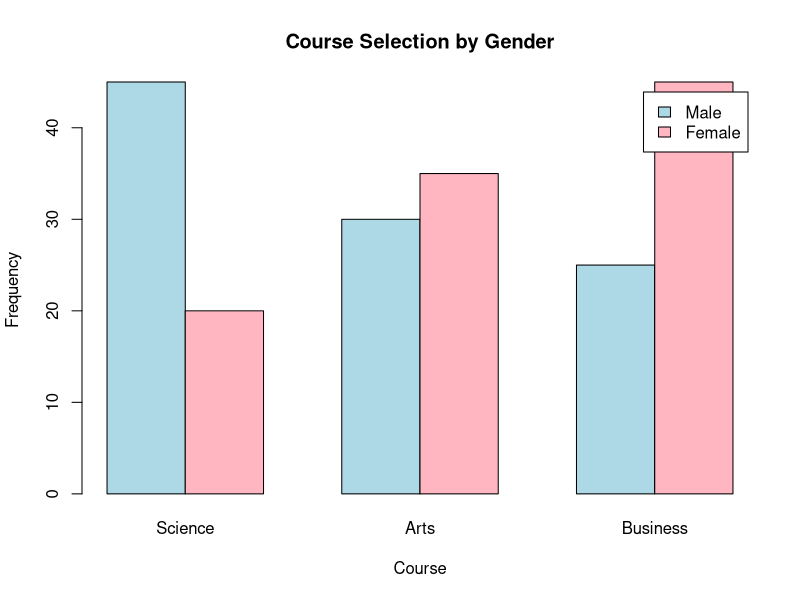
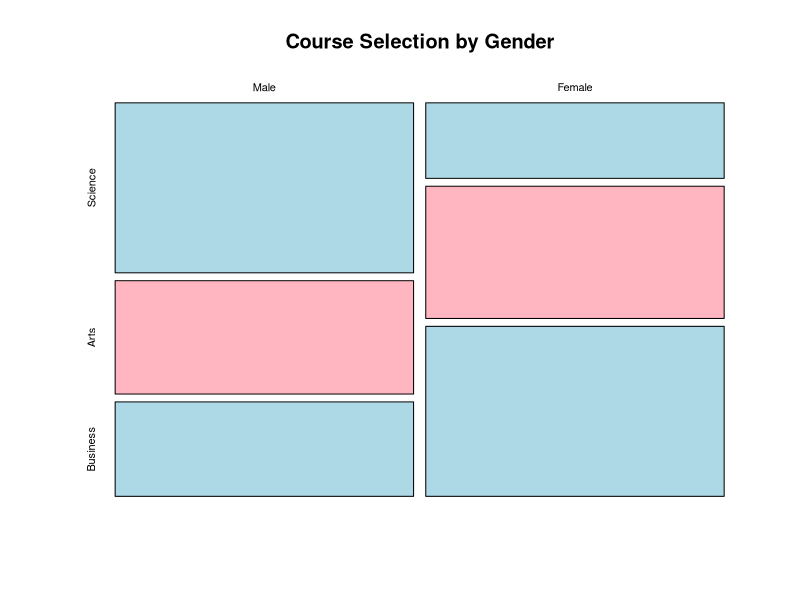
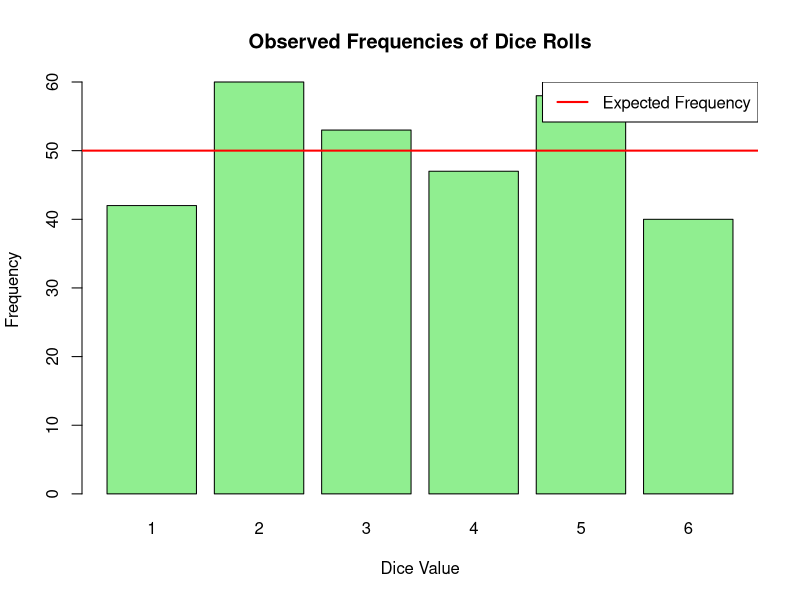
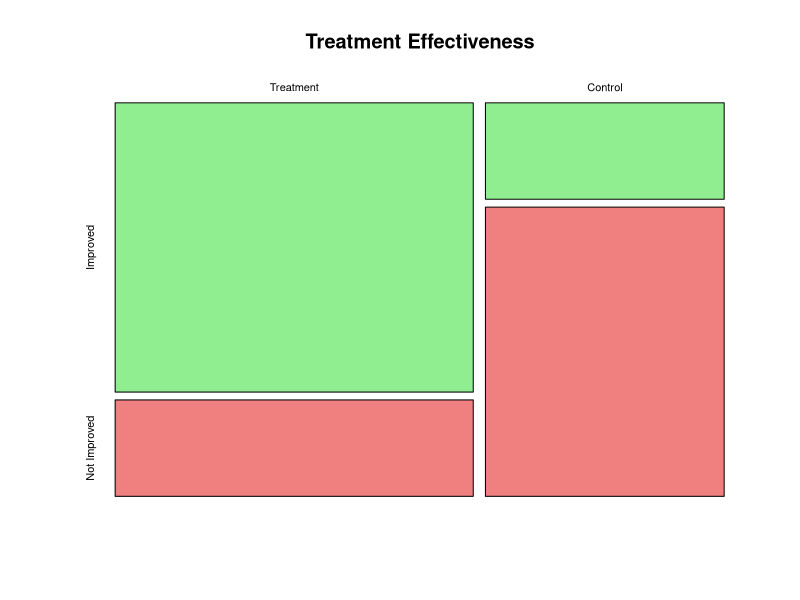

Generate these figures, in order, with R: (Note: this script raises an error after producing the figures.)
# ===== Chi-square Test of Independence (Gender and Course Selection) =====
# Create a contingency table
course_data <- matrix(c(45, 30, 25, 20, 35, 45), nrow = 2, byrow = TRUE)
rownames(course_data) <- c("Male", "Female")
colnames(course_data) <- c("Science", "Arts", "Business")
print(course_data)

# Step 1: Visualize the Data
# Create a bar plot
barplot(course_data, beside = TRUE, 
        main = "Course Selection by Gender",
        xlab = "Course", ylab = "Frequency",
        col = c("lightblue", "lightpink"),
        legend.text = rownames(course_data))

# Create a mosaic plot
mosaicplot(course_data, 
           main = "Course Selection by Gender",
           color = c("lightblue", "lightpink"),
           shade = FALSE)

# Step 2: Perform the Chi-square Test
chi_result <- chisq.test(course_data)
print(chi_result)
print(chi_result$expected)  # Expected frequencies

# Step 3: Calculate Effect Size (Cramer's V)
n <- sum(course_data)
k <- min(nrow(course_data) - 1, ncol(course_data) - 1)
cramer_v <- sqrt(chi_result$statistic / (n * k))
cat("Cramer's V =", cramer_v, "\n")

# ===== Example 5: Chi-square Goodness of Fit Test (Dice Rolls) =====
# Observed frequencies of dice rolls
observed <- c(42, 60, 53, 47, 58, 40)
names(observed) <- c("1", "2", "3", "4", "5", "6")

# Expected frequencies (equal probability for a fair die)
expected_prob <- rep(1/6, 6)

# Step 1: Visualize the Data
# Create a bar plot
barplot(observed, 
        main = "Observed Frequencies of Dice Rolls",
        xlab = "Dice Value", ylab = "Frequency",
        col = "lightgreen")

# Add a horizontal line for the expected frequency
abline(h = sum(observed)/6, col = "red", lwd = 2)
legend("topright", legend = "Expected Frequency", col = "red", lwd = 2)

# Step 2: Perform the Chi-square Goodness of Fit Test
chi_gof_result <- chisq.test(observed, p = expected_prob)
print(chi_gof_result)

# ===== Example 6: Fisher's Exact Test (Treatment Effectiveness) =====
# Create a 2x2 contingency table
treatment_data <- matrix(c(9, 3, 2, 6), nrow = 2, byrow = TRUE)
rownames(treatment_data) <- c("Treatment", "Control")
colnames(treatment_data) <- c("Improved", "Not Improved")
print(treatment_data)

# Step 1: Visualize the Data
# Create a mosaic plot
mosaicplot(treatment_data, 
           main = "Treatment Effectiveness",
           color = c("lightgreen", "lightcoral"),
           shade = FALSE)

# Step 2: Perform Fisher's Exact Test
fisher_result <- fisher.test(treatment_data)
print(fisher_result)

# ===== Generate a Larger Dataset for Practice =====
# Create a dataset for a market research study
set.seed(123)  # For reproducibility
n <- 500

# Generate demographic and purchasing data
market_data <- data.frame(
  id = 1:n,
  age_group = factor(sample(c("18-24", "25-34", "35-44", "45-54", "55+"), n, replace = TRUE, 
                            prob = c(0.15, 0.25, 0.25, 0.20, 0.15))),
  gender = factor(sample(c("Male", "Female"), n, replace = TRUE)),
  income_level = factor(sample(c("Low", "Medium", "High"), n, replace = TRUE, 
                               prob = c(0.3, 0.5, 0.2))),
  education = factor(sample(c("High School", "College", "Graduate"), n, replace = TRUE, 
                            prob = c(0.4, 0.4, 0.2))),
  product_category = factor(sample(c("Electronics", "Clothing", "Home", "Beauty", "Food"), n, replace = TRUE)),
  purchase_amount = numeric(n),
  satisfaction = numeric(n),
  frequency = numeric(n)
)

# Generate purchase amount based on income level and product category
for (i in 1:nrow(market_data)) {
  # Base amount by income level
  if (market_data$income_level[i] == "Low") {
    base_amount <- runif(1, 10, 100)
  } else if (market_data$income_level[i] == "Medium") {
    base_amount <- runif(1, 50, 200)
  } else {
    base_amount <- runif(1, 100, 500)
  }
  
  # Adjust by product category
  if (market_data$product_category[i] == "Electronics") {
    market_data$purchase_amount[i] <- base_amount * runif(1, 1.5, 3)
  } else if (market_data$product_category[i] == "Clothing") {
    market_data$purchase_amount[i] <- base_amount * runif(1, 0.5, 1.5)
  } else if (market_data$product_category[i] == "Home") {
    market_data$purchase_amount[i] <- base_amount * runif(1, 1, 2)
  } else if (market_data$product_category[i] == "Beauty") {
    market_data$purchase_amount[i] <- base_amount * runif(1, 0.3, 1)
  } else {
    market_data$purchase_amount[i] <- base_amount * runif(1, 0.2, 0.8)
  }
}

# Round purchase amounts to 2 decimal places
market_data$purchase_amount <- round(market_data$purchase_amount, 2)

# Generate satisfaction scores (1-10)
market_data$satisfaction <- sample(1:10, n, replace = TRUE, 
                                   prob = c(0.02, 0.03, 0.05, 0.07, 0.10, 0.15, 0.20, 0.18, 0.12, 0.08))

# Generate purchase frequency (times per month)
market_data$frequency <- sample(0:10, n, replace = TRUE, 
                                prob = c(0.10, 0.15, 0.20, 0.15, 0.12, 0.10, 0.08, 0.05, 0.03, 0.01, 0.01))

# View the first few rows of the dataset
head(market_data)

# Summary statistics
summary(market_data)

# Correlation between purchase amount, satisfaction, and frequency
cor_subset <- cor(market_data[, c("purchase_amount", "satisfaction", "frequency")])
print(cor_subset)

# Visualize the correlation
corrplot(cor_subset, method = "circle", type = "upper", 
         tl.col = "black", addCoef.col = "black")

# Chi-square test for association between gender and product category
gender_product_table <- table(market_data$gender, market_data$product_category)
print(gender_product_table)
chi_gender_product <- chisq.test(gender_product_table)
print(chi_gender_product)

# Visualize the association
mosaicplot(gender_product_table, 
           main = "Product Category by Gender",
           color = c("lightblue", "lightpink"),
           shade = FALSE)

# Chi-square test for association between age group and product category
age_product_table <- table(market_data$age_group, market_data$product_category)
print(age_product_table)
chi_age_product <- chisq.test(age_product_table)
print(chi_age_product)

# Visualize the association
mosaicplot(age_product_table, 
           main = "Product Category by Age Group",
           color = rainbow(5),
           shade = FALSE)

# Save the dataset for future use
write.csv(market_data, "market_research_data.csv", row.names = FALSE)

# Print a message indicating the script has completed
cat("Module 3 script has completed successfully!\n")
